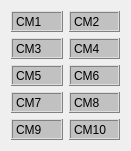
        <widget class="QWidget" name="layoutWidget_2">
         <property name="geometry">
          <rect>
           <x>1030</x>
           <y>200</y>
           <width>131</width>
           <height>151</height>
          </rect>
         </property>
         <layout class="QHBoxLayout" name="horizontalLayout">
          <item>
           <layout class="QVBoxLayout" name="verticalLayout">
            <item>
             <widget class="my_qlabel" name="CM_1">
              <property name="font">
               <font>
                <weight>50</weight>
                <italic>false</italic>
                <bold>false</bold>
                <underline>false</underline>
                <strikeout>false</strikeout>
                <kerning>false</kerning>
               </font>
              </property>
              <property name="mouseTracking">
               <bool>true</bool>
              </property>
              <property name="styleSheet">
               <string notr="true">background-color: rgb(193, 193, 193);
</string>
              </property>
              <property name="frameShape">
               <enum>QFrame::Box</enum>
              </property>
              <property name="frameShadow">
               <enum>QFrame::Raised</enum>
              </property>
              <property name="text">
               <string>CM1  </string>
              </property>
              <property name="textFormat">
               <enum>Qt::AutoText</enum>
              </property>
             </widget>
            </item>
            <item>
             <widget class="my_qlabel" name="CM_3">
              <property name="mouseTracking">
               <bool>true</bool>
              </property>
              <property name="styleSheet">
               <string notr="true">background-color: rgb(193, 193, 193);
selection-background-color: rgb(159, 255, 130);</string>
              </property>
              <property name="frameShape">
               <enum>QFrame::Box</enum>
              </property>
              <property name="frameShadow">
               <enum>QFrame::Raised</enum>
              </property>
              <property name="text">
               <string>CM3</string>
              </property>
             </widget>
            </item>
            <item>
             <widget class="my_qlabel" name="CM_5">
              <property name="mouseTracking">
               <bool>true</bool>
              </property>
              <property name="styleSheet">
               <string notr="true">background-color: rgb(193, 193, 193);
selection-background-color: rgb(159, 255, 130);</string>
              </property>
              <property name="frameShape">
               <enum>QFrame::Box</enum>
              </property>
              <property name="frameShadow">
               <enum>QFrame::Raised</enum>
              </property>
              <property name="text">
               <string>CM5</string>
              </property>
             </widget>
            </item>
            <item>
             <widget class="my_qlabel" name="CM_7">
              <property name="mouseTracking">
               <bool>true</bool>
              </property>
              <property name="styleSheet">
               <string notr="true">background-color: rgb(193, 193, 193);
selection-background-color: rgb(159, 255, 130);</string>
              </property>
              <property name="frameShape">
               <enum>QFrame::Box</enum>
              </property>
              <property name="frameShadow">
               <enum>QFrame::Raised</enum>
              </property>
              <property name="text">
               <string>CM7</string>
              </property>
             </widget>
            </item>
            <item>
             <widget class="my_qlabel" name="CM_9">
              <property name="mouseTracking">
               <bool>true</bool>
              </property>
              <property name="styleSheet">
               <string notr="true">background-color: rgb(193, 193, 193);
selection-background-color: rgb(159, 255, 130);</string>
              </property>
              <property name="frameShape">
               <enum>QFrame::Box</enum>
              </property>
              <property name="frameShadow">
               <enum>QFrame::Raised</enum>
              </property>
              <property name="text">
               <string>CM9</string>
              </property>
             </widget>
            </item>
           </layout>
          </item>
          <item>
           <layout class="QVBoxLayout" name="verticalLayout_2">
            <item>
             <widget class="my_qlabel" name="CM_2">
              <property name="mouseTracking">
               <bool>true</bool>
              </property>
              <property name="styleSheet">
               <string notr="true">background-color: rgb(193, 193, 193);
selection-background-color: rgb(159, 255, 130);</string>
              </property>
              <property name="frameShape">
               <enum>QFrame::Box</enum>
              </property>
              <property name="frameShadow">
               <enum>QFrame::Raised</enum>
              </property>
              <property name="text">
               <string>CM2</string>
              </property>
             </widget>
            </item>
            <item>
             <widget class="my_qlabel" name="CM_4">
              <property name="mouseTracking">
               <bool>true</bool>
              </property>
              <property name="styleSheet">
               <string notr="true">background-color: rgb(193, 193, 193);
selection-background-color: rgb(159, 255, 130);</string>
              </property>
              <property name="frameShape">
               <enum>QFrame::Box</enum>
              </property>
              <property name="frameShadow">
               <enum>QFrame::Raised</enum>
              </property>
              <property name="text">
               <string>CM4</string>
              </property>
             </widget>
            </item>
            <item>
             <widget class="my_qlabel" name="CM_6">
              <property name="mouseTracking">
               <bool>true</bool>
              </property>
              <property name="styleSheet">
               <string notr="true">background-color: rgb(193, 193, 193);
selection-background-color: rgb(159, 255, 130);</string>
              </property>
              <property name="frameShape">
               <enum>QFrame::Box</enum>
              </property>
              <property name="frameShadow">
               <enum>QFrame::Raised</enum>
              </property>
              <property name="text">
               <string>CM6</string>
              </property>
             </widget>
            </item>
            <item>
             <widget class="my_qlabel" name="CM_8">
              <property name="mouseTracking">
               <bool>true</bool>
              </property>
              <property name="styleSheet">
               <string notr="true">background-color: rgb(193, 193, 193);
selection-background-color: rgb(159, 255, 130);</string>
              </property>
              <property name="frameShape">
               <enum>QFrame::Box</enum>
              </property>
              <property name="frameShadow">
               <enum>QFrame::Raised</enum>
              </property>
              <property name="text">
               <string>CM8</string>
              </property>
             </widget>
            </item>
            <item>
             <widget class="my_qlabel" name="CM_10">
              <property name="mouseTracking">
               <bool>true</bool>
              </property>
              <property name="styleSheet">
               <string notr="true">background-color: rgb(193, 193, 193);
selection-background-color: rgb(159, 255, 130);</string>
              </property>
              <property name="frameShape">
               <enum>QFrame::Box</enum>
              </property>
              <property name="frameShadow">
               <enum>QFrame::Raised</enum>
              </property>
              <property name="text">
               <string>CM10</string>
              </property>
             </widget>
            </item>
           </layout>
          </item>
         </layout>
        </widget>
